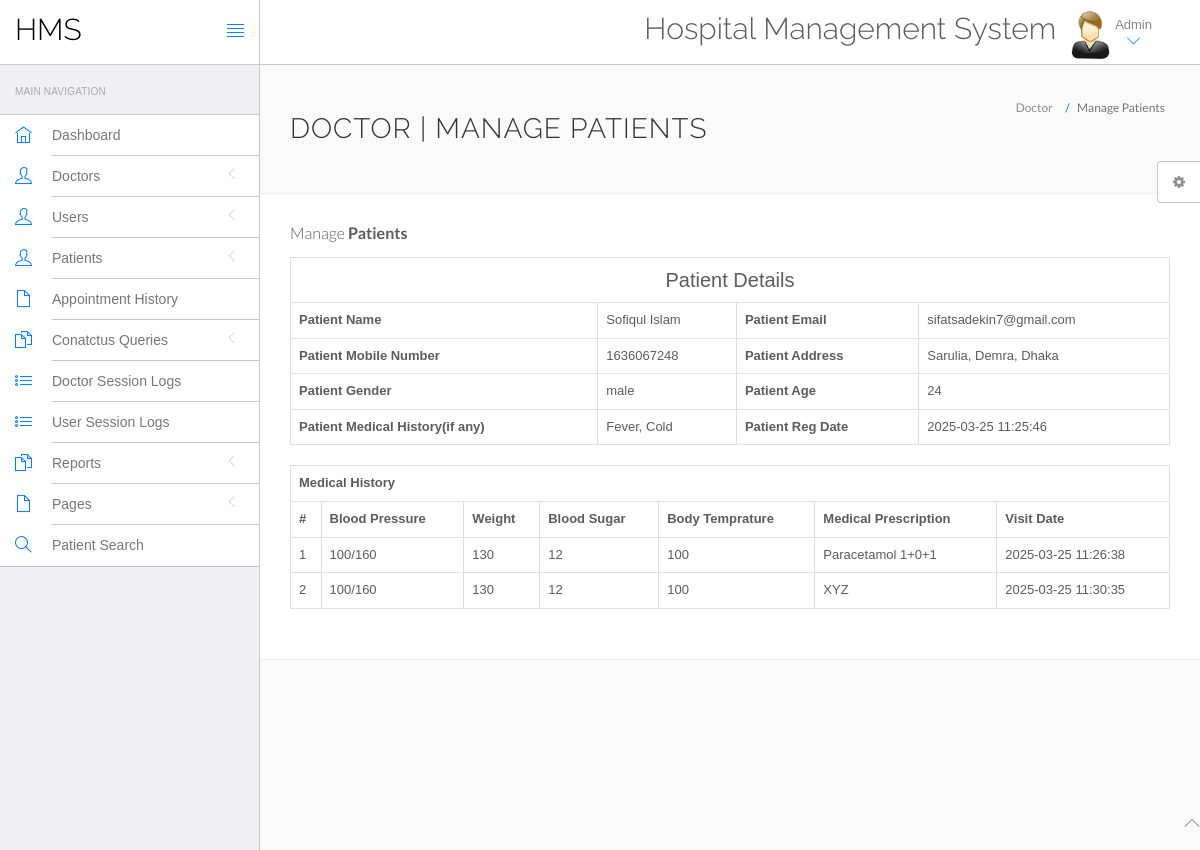
/hms/admin/view-patient.php?viewid=3 (signed in), run on the app's committed database.
### tables this page shows
CREATE TABLE `tblpatient` (
  `ID` int(10) NOT NULL,
  `Docid` int(10) DEFAULT NULL,
  `PatientName` varchar(200) DEFAULT NULL,
  `PatientContno` bigint(10) DEFAULT NULL,
  `PatientEmail` varchar(200) DEFAULT NULL,
  `PatientGender` varchar(50) DEFAULT NULL,
  `PatientAdd` mediumtext DEFAULT NULL,
  `PatientAge` int(10) DEFAULT NULL,
  `PatientMedhis` mediumtext DEFAULT NULL,
  `CreationDate` timestamp NULL DEFAULT current_timestamp(),
  `UpdationDate` timestamp NULL DEFAULT NULL ON UPDATE current_timestamp()
);

CREATE TABLE `tblmedicalhistory` (
  `ID` int(10) NOT NULL,
  `PatientID` int(10) DEFAULT NULL,
  `BloodPressure` varchar(200) DEFAULT NULL,
  `BloodSugar` varchar(200) NOT NULL,
  `Weight` varchar(100) DEFAULT NULL,
  `Temperature` varchar(200) DEFAULT NULL,
  `MedicalPres` mediumtext DEFAULT NULL,
  `CreationDate` timestamp NOT NULL DEFAULT current_timestamp() ON UPDATE current_timestamp()
);

### hms/admin/view-patient.php (the view, shortened to what this page needs)
<?php
include('include/config.php');
if(strlen($_SESSION['id']==0)) {
 header('location:logout.php');
  } else{
?>
<!DOCTYPE html>
<html lang="en">
	<head>
		<link rel="stylesheet" href="vendor/bootstrap/css/bootstrap.min.css">
		<link rel="stylesheet" href="vendor/fontawesome/css/font-awesome.min.css">
		<link rel="stylesheet" href="vendor/themify-icons/themify-icons.min.css">
		<link href="vendor/animate.css/animate.min.css" rel="stylesheet" media="screen">
		<link href="vendor/perfect-scrollbar/perfect-scrollbar.min.css" rel="stylesheet" media="screen">
		<link href="vendor/switchery/switchery.min.css" rel="stylesheet" media="screen">
		<link href="vendor/bootstrap-touchspin/jquery.bootstrap-touchspin.min.css" rel="stylesheet" media="screen">
		<link href="vendor/select2/select2.min.css" rel="stylesheet" media="screen">
		<link href="vendor/bootstrap-datepicker/bootstrap-datepicker3.standalone.min.css" rel="stylesheet" media="screen">
		<link href="vendor/bootstrap-timepicker/bootstrap-timepicker.min.css" rel="stylesheet" media="screen">
		<link rel="stylesheet" href="assets/css/styles.css">
		<link rel="stylesheet" href="assets/css/plugins.css">
		<link rel="stylesheet" href="assets/css/themes/theme-1.css" id="skin_color" />
	</head>
	<body>
		<div id="app">
<?php include('include/sidebar.php');?>
<div class="app-content">
<?php include('include/header.php');?>
<div class="main-content" >
<div class="wrap-content container" id="container">
<section id="page-title">
<div class="row">
<div class="col-sm-8">
<h1 class="mainTitle">Doctor | Manage Patients</h1>
</div>
<ol class="breadcrumb">
<li>
<span>Doctor</span>
</li>
<li class="active">
<span>Manage Patients</span>
</li>
</ol>
</div>
</section>
<div class="container-fluid container-fullw bg-white">
<div class="row">
<div class="col-md-12">
<h5 class="over-title margin-bottom-15">Manage <span class="text-bold">Patients</span></h5>
<?php
                               $vid=$_GET['viewid'];
                               $ret=mysqli_query($con,"select * from tblpatient where ID='$vid'");
$cnt=1;
while ($row=mysqli_fetch_array($ret)) {
                               ?>
<table border="1" class="table table-bordered">
 <tr align="center">
<td colspan="4" style="font-size:20px;color:blue">
 Patient Details</td></tr>
    <tr>
    <th scope>Patient Name</th>
    <td><?php  echo $row['PatientName'];?></td>
    <th scope>Patient Email</th>
    <td><?php  echo $row['PatientEmail'];?></td>
  </tr>
  <tr>
    <th scope>Patient Mobile Number</th>
    <td><?php  echo $row['PatientContno'];?></td>
    <th>Patient Address</th>
    <td><?php  echo $row['PatientAdd'];?></td>
  </tr>
    <tr>
    <th>Patient Gender</th>
    <td><?php  echo $row['PatientGender'];?></td>
    <th>Patient Age</th>
    <td><?php  echo $row['PatientAge'];?></td>
  </tr>
  <tr>
    <th>Patient Medical History(if any)</th>
    <td><?php  echo $row['PatientMedhis'];?></td>
     <th>Patient Reg Date</th>
    <td><?php  echo $row['CreationDate'];?></td>
  </tr>
<?php }?>
</table>
<?php
$ret=mysqli_query($con,"select * from tblmedicalhistory  where PatientID='$vid'");
 ?>
<table id="datatable" class="table table-bordered dt-responsive nowrap" style="border-collapse: collapse; border-spacing: 0; width: 100%;">
  <tr align="center">
   <th colspan="8" >Medical History</th>
  </tr>
  <tr>
    <th>#</th>
<th>Blood Pressure</th>
<th>Weight</th>
<th>Blood Sugar</th>
<th>Body Temprature</th>
<th>Medical Prescription</th>
<th>Visit Date</th>
</tr>
<?php
while ($row=mysqli_fetch_array($ret)) {
  ?>
<tr>
  <td><?php echo $cnt;?></td>
 <td><?php  echo $row['BloodPressure'];?></td>
 <td><?php  echo $row['Weight'];?></td>
 <td><?php  echo $row['BloodSugar'];?></td>
  <td><?php  echo $row['Temperature'];?></td>
  <td><?php  echo $row['MedicalPres'];?></td>
  <td><?php  echo $row['CreationDate'];?></td>
</tr>
<?php $cnt=$cnt+1;} ?>
</table>
</div>
</div>
</div>
</div>
</div>
</div>
</div>
	<?php include('include/footer.php');?>
	<?php include('include/setting.php');?>
	</body>
</html>
<?php } ?>

### hms/admin/assets/css/themes/theme-1.css (style rules this page uses)
body { background: #FAFAFA; }

### data on the page
tblpatient: PatientName "Sofiqul Islam", PatientEmail "sifatsadekin7@gmail.com", PatientContno "1636067248", PatientAdd "Sarulia, Demra, Dhaka", PatientGender "male", PatientAge "24", PatientMedhis "Fever, Cold", CreationDate "2025-03-25 11:25:46"
tblmedicalhistory: BloodPressure "100/160", Weight "130", BloodSugar "12", Temperature "100", MedicalPres "Paracetamol 1+0+1", CreationDate "2025-03-25 11:26:38"
tblmedicalhistory: BloodPressure "100/160", Weight "130", BloodSugar "12", Temperature "100", MedicalPres "XYZ", CreationDate "2025-03-25 11:30:35"
